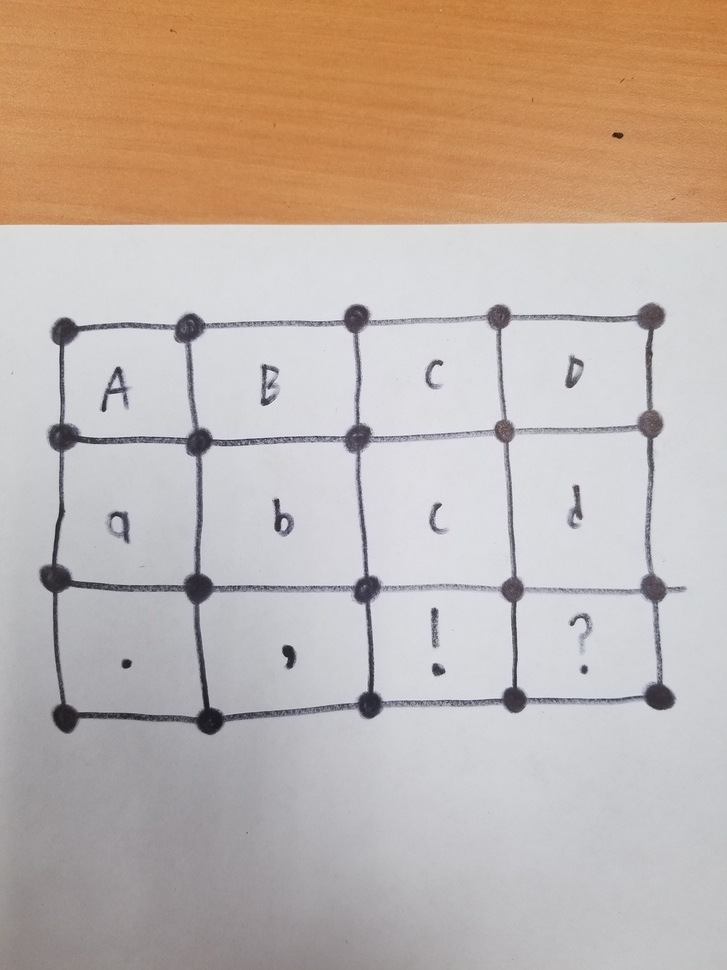
#> input picture image_manipulation_testing/dot_lines_incomplete.jpg, 727 x 970 px, shrunk from 3024 x 4032 before the run
$ python -i imagetotext.py   (imports and definitions only)
#> lines starting #> are read from the running program, lines starting #| are printed output that depends on the picture; after the words box and inside, x2 and y2 are one past the last pixel; in counts of white or black regions, pixels touching at a corner belong together
import cv2
import pytesseract

pytesseract.pytesseract.tesseract_cmd = r'C:/Program Files/Tesseract-OCR/tesseract.exe'

def image_to_text(image_path):
    # Grayscale, Gaussian blur, Otsu's threshold
    image = cv2.imread(image_path)
#> image is the input picture: shape (970, 727, 3); mean B, G, R 169.4, 178.8, 193.2
    gray = cv2.cvtColor(image, cv2.COLOR_BGR2GRAY)
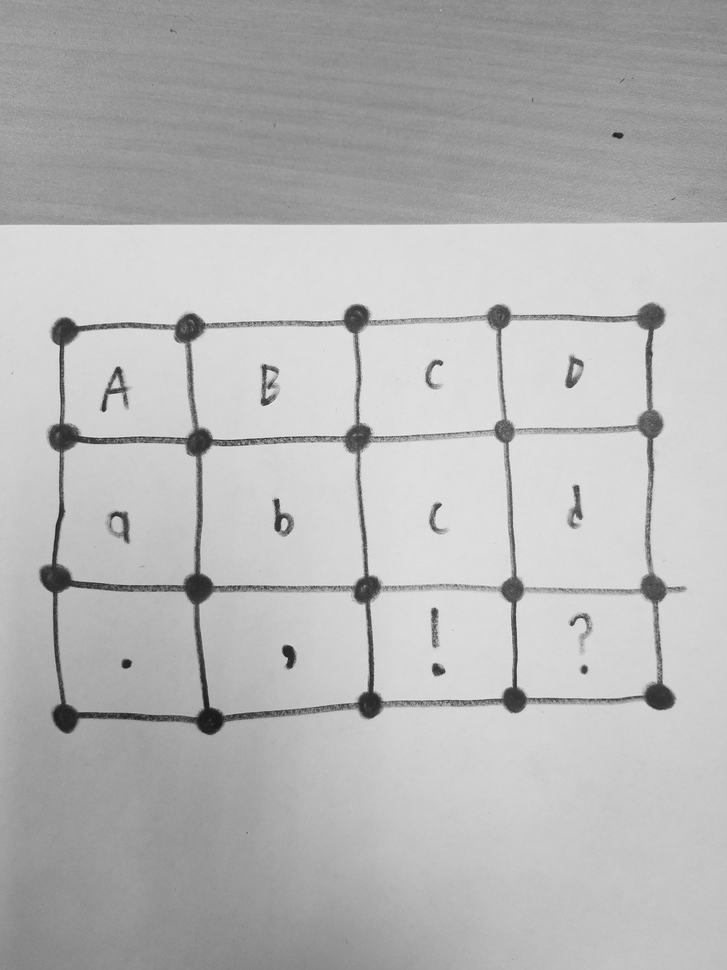
#> gray: shape (970, 727); min 23, max 235, mean 182
    blur = cv2.GaussianBlur(gray, (3,3), 0)
    thresh = cv2.threshold(blur, 0, 255, cv2.THRESH_BINARY_INV + cv2.THRESH_OTSU)[1]
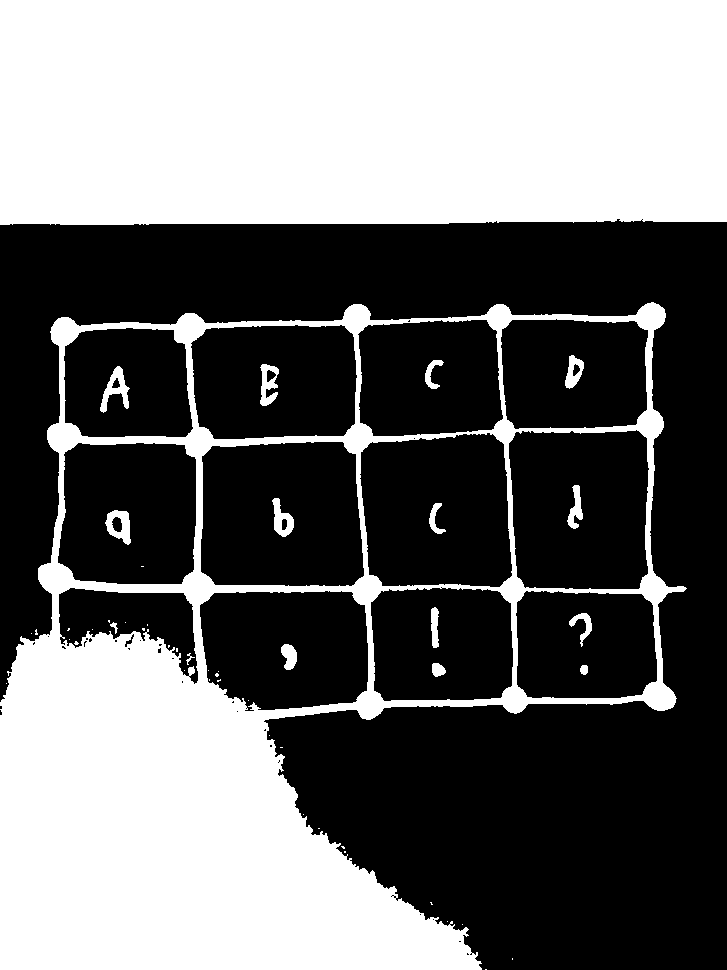
#> thresh: shape (970, 727); 42.9% white; 49 white regions (32 under 20 px), largest, box (x1, y1, x2, y2) and area: (0, 0, 727, 225) 162386, (0, 302, 687, 970) 135800, (100, 366, 130, 413) 564

    # Morph open to remove noise and invert image
    kernel = cv2.getStructuringElement(cv2.MORPH_RECT, (3,3))
    opening = cv2.morphologyEx(thresh, cv2.MORPH_OPEN, kernel, iterations=1)
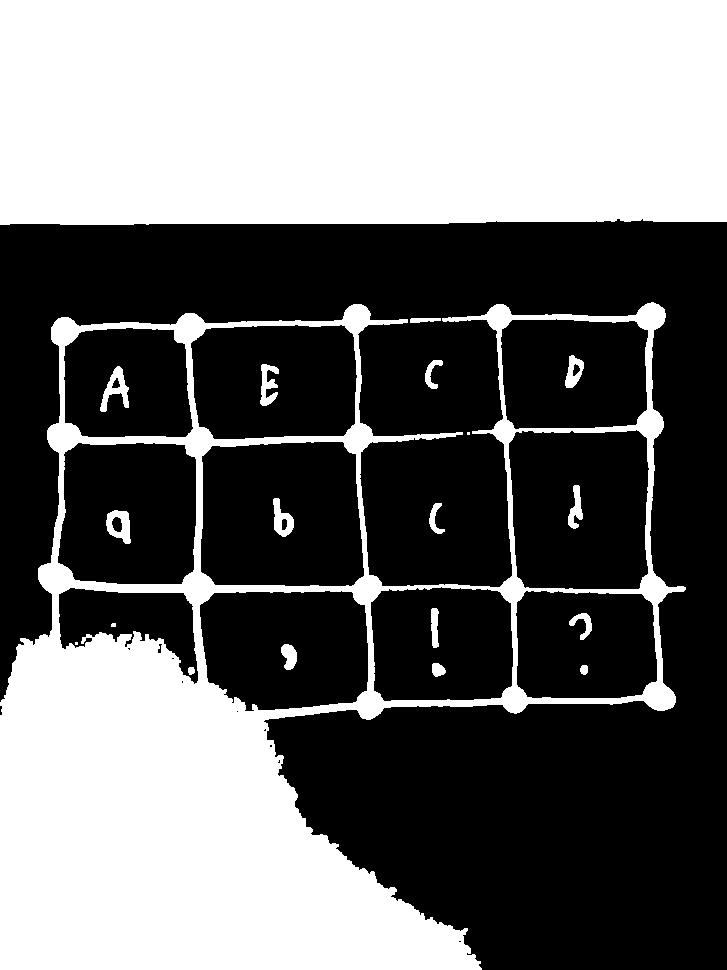
#> opening: shape (970, 727); 42.8% white; 20 white regions (3 under 20 px), largest, box (x1, y1, x2, y2) and area: (0, 0, 727, 225) 162367, (0, 302, 686, 970) 135168, (100, 366, 129, 412) 560
    invert = 255 - opening

    # Perform text extraction
#> (the run stopped early here; a loop or call above may not have finished)

$ run again, on image_manipulation_testing/the_floor.jpg
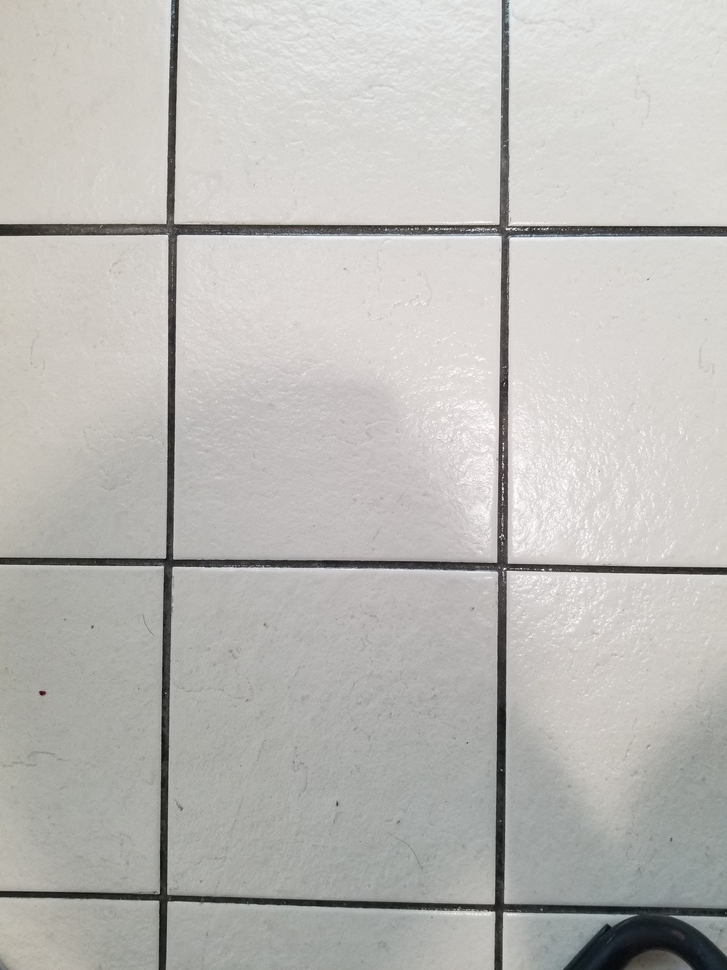
#> input picture image_manipulation_testing/the_floor.jpg, 727 x 970 px, shrunk from 3024 x 4032 before the run
#> in image_to_text, image is the input picture: shape (970, 727, 3); mean B, G, R 183.3, 186.9, 188.2
#> in image_to_text, `thresh = cv2.threshold(blur, 0, 255, cv2.THRESH_BINARY_INV + cv2.THRES..`:
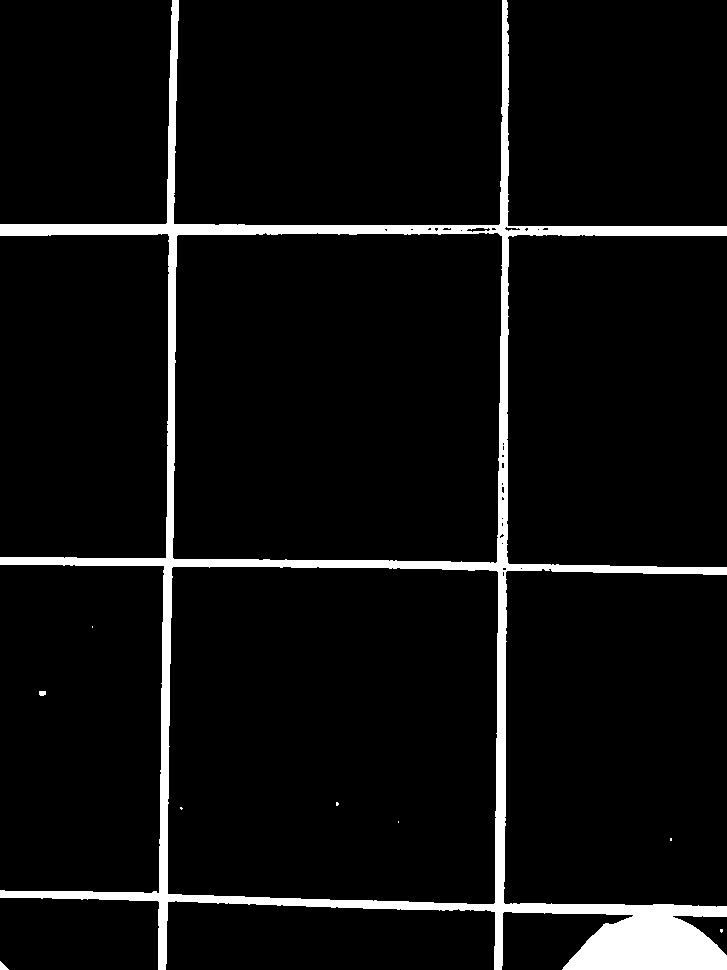
#> thresh: shape (970, 727); 5.9% white; 9 white regions (6 under 20 px), largest, box (x1, y1, x2, y2) and area: (0, 0, 727, 970) 41220, (0, 961, 9, 970) 45, (39, 691, 46, 696) 32
#> opening: shape (970, 727); 5.8% white; 5 white regions (2 under 20 px), largest, box (x1, y1, x2, y2) and area: (0, 0, 727, 970) 41031, (0, 962, 8, 970) 43, (39, 691, 46, 696) 32
